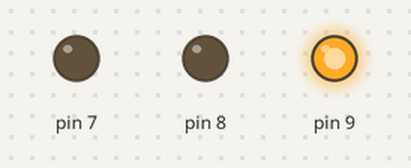
This sketch was run on a simulated Arduino Uno, built with avr-gcc and run on an emulated ATmega328P. Shown: output pins drawn as LEDs (lit = HIGH).

Above: at 0.5 s.
At 2.5 s:
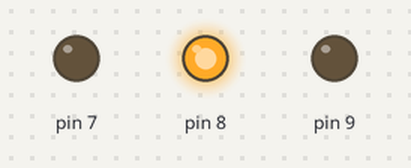
At 3.5 s:
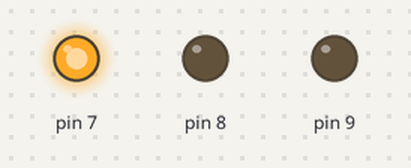
Timing chart, 0 to 5.2 s (numbered marks = the images above):
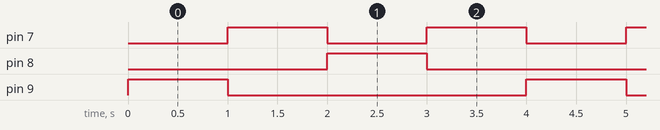

The sketch:

blink_led_III.ino
```cpp
void setup() {
  // put your setup code here, to run once:
  pinMode(9 , OUTPUT);
  pinMode(8, OUTPUT);
  pinMode(7, OUTPUT);
}

void loop() {
  // put your main code here, to run repeatedly:
  digitalWrite(9, HIGH);
  digitalWrite(8, LOW);
  digitalWrite(7, LOW);
  delay(1000);
  digitalWrite(9, LOW);
  digitalWrite(8, LOW);
  digitalWrite(7, HIGH);
  delay(1000);
  digitalWrite(9, LOW);
  digitalWrite(8, HIGH);
  digitalWrite(7, LOW);
  delay(1000);
  digitalWrite(9, LOW);
  digitalWrite(8, LOW);
  digitalWrite(7, HIGH);
  delay(1000);
}
```

Measured:
- by itself, pin 7: alternates HIGH for 1.0 s and LOW for 1.0 s
- by itself, pin 8, pin 9: alternates HIGH for 1.0 s and LOW for 3.0 s
- by itself, everything shown: repeats every 4.0 s, in 4 steps
